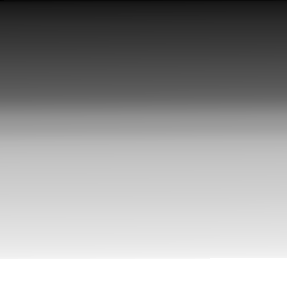
#> input picture img1_tp.png, 287 x 288 px; its folder holds 3 pictures in this run
$ jupyter execute --allow-errors TP1_vision.ipynb
#> lines starting #> are read from the running program, lines starting #| are printed output that depends on the picture
# Trabajo Práctico 1 — Visión por Computadora

**Parte 1:**

[cell 1]
import numpy as np
import matplotlib.pyplot as plt
import matplotlib.gridspec as gridspec
import cv2
from pathlib import Path

plt.rcParams['figure.dpi'] = 110
print('Librerías cargadas correctamente')

**1.1: Implementacion del algoritmo White Patch**

[cell 2]
# [24 lines left out: function white_patch, not called in this run]

**1.2: Carga de imágenes de la carpeta `white_patch`**

[cell 3]
DIR_WP = Path('./white_patch')
images_wp = {}

#> (the rest of this cell did not finish here and is left out)

**1.2: Mostrar resultados**

[cell 4]
# [47 lines left out: function show_results, not called in this run]


for name, img_bgr in images_wp.items():
    show_results(name, img_bgr)

## 1.2 Resultados obtenidos y análisis de fallas

### Grupo 1 — imágenes `test_*` (casos limpios)

Estas tres funcionan exactamente como se espera. Las ganancias son moderadas
y la diferencia entre *abs* y *p99* es pequeña, lo que indica imágenes sin ruido significativo:

| Imagen | Canal dominante | Interpretación |
|---|---|---|
| `test_blue` | B = 200 | Iluminación fría, G y R suprimidos |
| `test_green` | G = 250 | Iluminación verdosa, casi saturado |
| `test_red` | R = 247 | Iluminación cálida/rojiza |

---

### Grupo 2 — imágenes `wp_*` (casos problemáticos)

#### `wp_blue` — falla por sobreexposición (diferencia grande pero max=255)
```
Azul (B)   Max abs: 255   Ganancia abs: 1.000x   P99: 254   Ganancia p99: 1.004x
Verde (G)  Max abs: 255   Ganancia abs: 1.000x   P99:  86   Ganancia p99: 2.965x
Rojo (R)   Max abs: 255   Ganancia abs: 1.000x   P99: 117   Ganancia p99: 2.179x
```

Los tres canales tienen máximo absoluto = 255, entonces el método clásico no aplica
ninguna corrección (ganancia 1.0 en todos). Sin embargo, el *p99* del verde es apenas
86 y el del rojo 117: el 99 % de los píxeles de esos canales están muy por debajo de 255.
Unos pocos píxeles saturados engañan al máximo absoluto, haciéndole creer que no hay
tinte cuando en realidad sí lo hay. **El método clásico falla completamente aquí.**
La variante p99 sí detecta el desbalance y aplica la corrección correspondiente.

#### `wp_green2` — falla por outliers en azul y rojo (diferencia grande, y max NI SIQUIERA es 255)
```
Azul (B)   Max abs: 172   Ganancia abs: 1.483x   P99:  56   Ganancia p99: 4.554x
Verde (G)  Max abs: 255   Ganancia abs: 1.000x   P99: 255   Ganancia p99: 1.000x
Rojo (R)   Max abs: 170   Ganancia abs: 1.500x   P99:  70   Ganancia p99: 3.643x
```

La diferencia entre *abs* y *p99* es enorme en B y R (172→56 y 170→70).
Un máximo absoluto casi el triple del percentil 99 solo puede explicarse por píxeles
aislados muy brillantes.
El método clásico calcula una ganancia de ~1.5×, cuando la corrección real necesaria
es ~4×. **El abs subestima fuertemente la amplificación necesaria.**

#### `wp_red` / `wp_red2` — canal rojo saturado con outliers en verde
```
# wp_red
Rojo (R)   Max abs: 255   Ganancia abs: 1.000x   P99: 255   Ganancia p99: 1.000x
Verde (G)  Max abs: 134   Ganancia abs: 1.903x   P99:  74   Ganancia p99: 3.446x
```

El rojo está saturado en ambas métricas (p99 = 255), por lo que no hay problema en
ese canal. Pero el verde muestra *abs* = 134 vs *p99* = 74, una diferencia que
delata la presencia de outliers. La ganancia estimada por el máximo absoluto (1.9×)
es casi la mitad de la real (3.4×): la corrección del verde quedará incompleta si
se usa el máximo absoluto.

---
**Parte 2:**

## 2.1 Lectura con OpenCV en escala de grises

[cell 5]
# Lectura con OpenCV en escala de grises
# cv2.IMREAD_GRAYSCALE carga directamente en un solo canal (H, W)
img1 = cv2.imread('img1_tp.png', cv2.IMREAD_GRAYSCALE)
#> img1 is the input picture: shape (288, 287); min 2, max 255, mean 154.8
img2 = cv2.imread('img2_tp.png', cv2.IMREAD_GRAYSCALE)
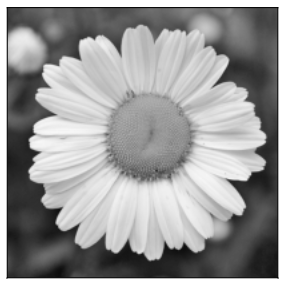
#> input picture img2_tp.png, 287 x 288 px
#> img2 is the input picture: shape (288, 287); min 2, max 255, mean 154.8

assert img1 is not None, 'No se pudo cargar img1_tp.png'
assert img2 is not None, 'No se pudo cargar img2_tp.png'

print('img1 — shape:', img1.shape, '| dtype:', img1.dtype,
      '| min:', img1.min(), '| max:', img1.max(), '| mean:', img1.mean().round(2))
#| img1 — shape: (288, 287) | dtype: uint8 | min: 2 | max: 255 | mean: 154.81
print('img2 — shape:', img2.shape, '| dtype:', img2.dtype,
      '| min:', img2.min(), '| max:', img2.max(), '| mean:', img2.mean().round(2))
#| img2 — shape: (288, 287) | dtype: uint8 | min: 2 | max: 255 | mean: 154.81

## 2.1 Visualización de las imágenes

[cell 6]
fig, axes = plt.subplots(1, 2, figsize=(10, 4.5))

axes[0].imshow(img1, cmap='gray', vmin=0, vmax=255)
axes[0].set_title('img1_tp — Gradiente lineal', fontsize=11, fontweight='bold')
axes[0].axis('off')

axes[1].imshow(img2, cmap='gray', vmin=0, vmax=255)
axes[1].set_title('img2_tp — Margarita', fontsize=11, fontweight='bold')
axes[1].axis('off')

plt.suptitle('Imágenes leídas con OpenCV', fontsize=12, y=1.01)
plt.tight_layout()
plt.show()
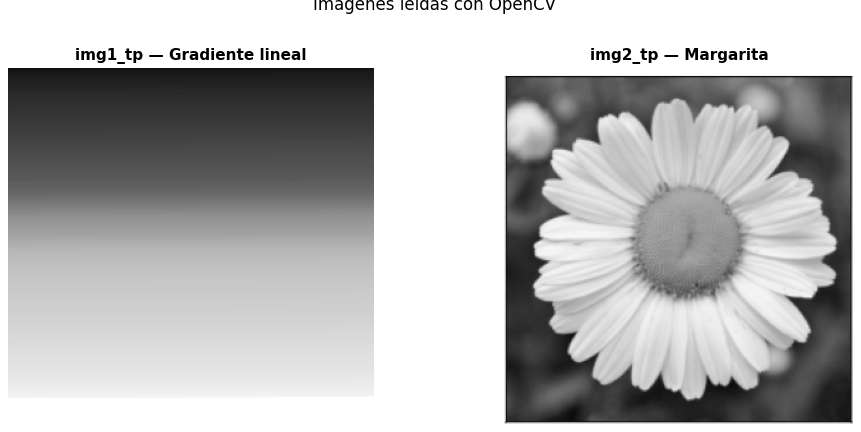
#> figure drawn by matplotlib, 2 panels

## 2.2 Elección del número de bins

Para imágenes uint8 (0–255) se pueden usar hasta 256 bins (uno por nivel).
Sin embargo, una cantidad menor de bins suaviza la distribución y facilita
la interpretación visual. Se comparan **32, 64 y 256 bins**:

- **64 bins** — equilibrio entre detalle y legibilidad ← **elección para el análisis**

[cell 7]
bins_options = [32, 64, 256]

fig, axes = plt.subplots(2, 3, figsize=(13, 6), sharey=False)

for col, n_bins in enumerate(bins_options):
    for row, (img, name, color) in enumerate([
            (img1, 'img1 — Gradiente', '#3a7ebf'),
            (img2, 'img2 — Margarita', '#5aaa5a')]):

        ax = axes[row, col]
        ax.hist(img.ravel(), bins=n_bins, range=(0, 255),
                color=color, edgecolor='white', linewidth=0.3, alpha=0.85)
        ax.set_title(f'{name}\n{n_bins} bins', fontsize=9)
        ax.set_xlabel('Nivel de gris', fontsize=8)
        ax.set_ylabel('Cantidad de píxeles', fontsize=8)
        ax.set_xlim(0, 255)
        ax.tick_params(labelsize=7)

plt.suptitle('Comparación de cantidad de bins para el histograma', fontsize=12, fontweight='bold')
plt.tight_layout()
plt.show()
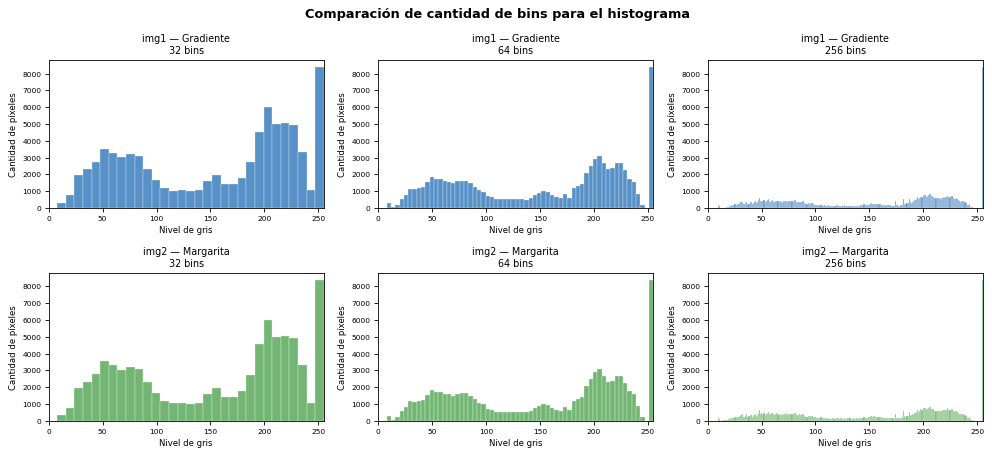
#> figure drawn by matplotlib, 6 panels; panel 1: tallest bar 8400 high, from x = 247 to 255; panel 2: tallest bar 8400 high, from x = 251 to 255; panel 3: tallest bar 8400 high, from x = 254 to 255; panel 4: tallest bar 8400 high, from x = 247 to 255

print('Elección: 64 bins — ofrece el mejor balance entre detalle y claridad visual.')

## 2.2 Histogramas con 64 bins — comparación entre imágenes

[cell 8]
BINS = 64  # Elección final

fig, axes = plt.subplots(1, 3, figsize=(14, 4.5))

# Histograma img1
axes[0].hist(img1.ravel(), bins=BINS, range=(0,255),
             color='#3a7ebf', edgecolor='white', linewidth=0.4, alpha=0.9)
axes[0].set_title(f'img1 — Gradiente\n({BINS} bins)', fontweight='bold')
axes[0].set_xlabel('Nivel de gris'); axes[0].set_ylabel('Cantidad de píxeles')
axes[0].set_xlim(0, 255)

# Histograma img2
axes[1].hist(img2.ravel(), bins=BINS, range=(0,255),
             color='#5aaa5a', edgecolor='white', linewidth=0.4, alpha=0.9)
axes[1].set_title(f'img2 — Margarita\n({BINS} bins)', fontweight='bold')
axes[1].set_xlabel('Nivel de gris'); axes[1].set_ylabel('Cantidad de píxeles')
axes[1].set_xlim(0, 255)

# Superposición
axes[2].hist(img1.ravel(), bins=BINS, range=(0,255),
             color='#3a7ebf', edgecolor='none', alpha=0.6, label='img1 — Gradiente', density=True)
axes[2].hist(img2.ravel(), bins=BINS, range=(0,255),
             color='#5aaa5a', edgecolor='none', alpha=0.6, label='img2 — Margarita', density=True)
axes[2].set_title(f'Superposición normalizada\n({BINS} bins)', fontweight='bold')
axes[2].set_xlabel('Nivel de gris'); axes[2].set_ylabel('Densidad')
axes[2].set_xlim(0, 255)
axes[2].legend(fontsize=8)

plt.suptitle('Histogramas en escala de grises — img1 vs img2', fontsize=12, fontweight='bold')
plt.tight_layout()
plt.show()
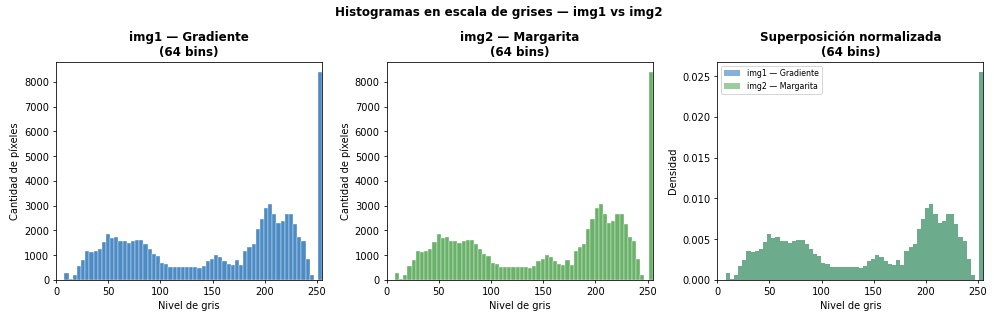
#> figure drawn by matplotlib, 3 panels; panel 1: tallest bar 8400 high, from x = 251 to 255; panel 2: tallest bar 8400 high, from x = 251 to 255; panel 3: tallest bar 0.0255 high, from x = 251 to 255; panel 3: tallest bar 0.0255 high, from x = 251 to 255

## 2.2 Verificación cuantitativa: ¿son iguales los histogramas?

[cell 9]
# Histogramas a resolución máxima (256 bins)
h1 = cv2.calcHist([img1], [0], None, [256], [0, 256]).ravel()
#> h1 = 256 values, max 8400 at index 255, min 0 at index 0, mean 322.9
h2 = cv2.calcHist([img2], [0], None, [256], [0, 256]).ravel()
#> h2 has the same summary as h1

son_iguales = np.array_equal(h1, h2)
#> son_iguales = True
mae = np.abs(h1 - h2).mean()
#> mae = 0

print(f'¿Histogramas idénticos (256 bins)? → {son_iguales}')
#| ¿Histogramas idénticos (256 bins)? → True
print(f'Error absoluto medio entre histogramas: {mae:.4f}')
#| Error absoluto medio entre histogramas: 0.0000
print()

# Estadísticas
print(f'{"Estadística":<20} {"img1":>12} {"img2":>12}')
print('-' * 46)
stats = [
    ('Media',    img1.mean(),                    img2.mean()),
    ('Desv. std',img1.std(),                     img2.std()),
    ('Mínimo',   float(img1.min()),              float(img2.min())),
    ('Máximo',   float(img1.max()),              float(img2.max())),
    ('Mediana',  float(np.median(img1)),         float(np.median(img2))),
    ('Q1 (25%)', float(np.percentile(img1,25)),  float(np.percentile(img2,25))),
    ('Q3 (75%)', float(np.percentile(img1,75)),  float(np.percentile(img2,75))),
]
#> stats = [('Media', 154.8, 154.8), ('Desv. std', 75.34, 75.34), ('Mínimo', 2, 2), ('Máximo', 255, 255), ('Mediana', 182, 182), ('Q1 (25%)', 78, 78), ('Q3 (75%)', 219, 219)]
for label, v1, v2 in stats:
    print(f'{label:<20} {v1:>12.2f} {v2:>12.2f}')
#> this loop made 7 passes
#| Media                      154.81       154.81
#| Desv. std                   75.34        75.34
#| Mínimo                       2.00         2.00
#| Máximo                     255.00       255.00
#| Mediana                    182.00       182.00
#| Q1 (25%)                    78.00        78.00
#| Q3 (75%)                   219.00       219.00
